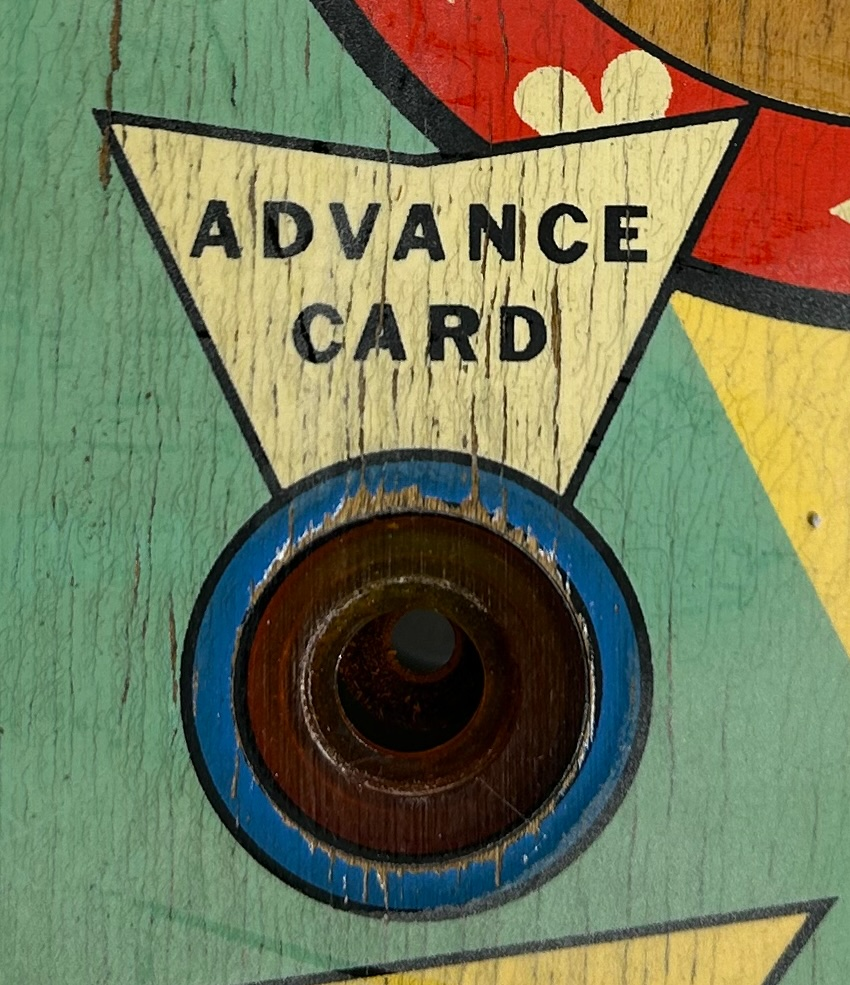
#> input picture images/CL advance card rollover.jpg, 850 x 985 px, given in place of page-1.png, which was not available
$ python ocr_one_rotation.py 5
#> lines starting #> are read from the running program, lines starting #| are printed output that depends on the picture
import sys, json, gc, time, traceback
from PIL import Image
Image.MAX_IMAGE_PIXELS = None
import pytesseract

SRC = "/sessions/kind-amazing-hopper/multiorient/page-1.png"
OUTDIR = "/sessions/kind-amazing-hopper/multiorient"

r = int(sys.argv[1])  # 0, 90, 180, 270

t0 = time.time()
im = Image.open(SRC).convert("L")  # grayscale, lighter memory than RGB
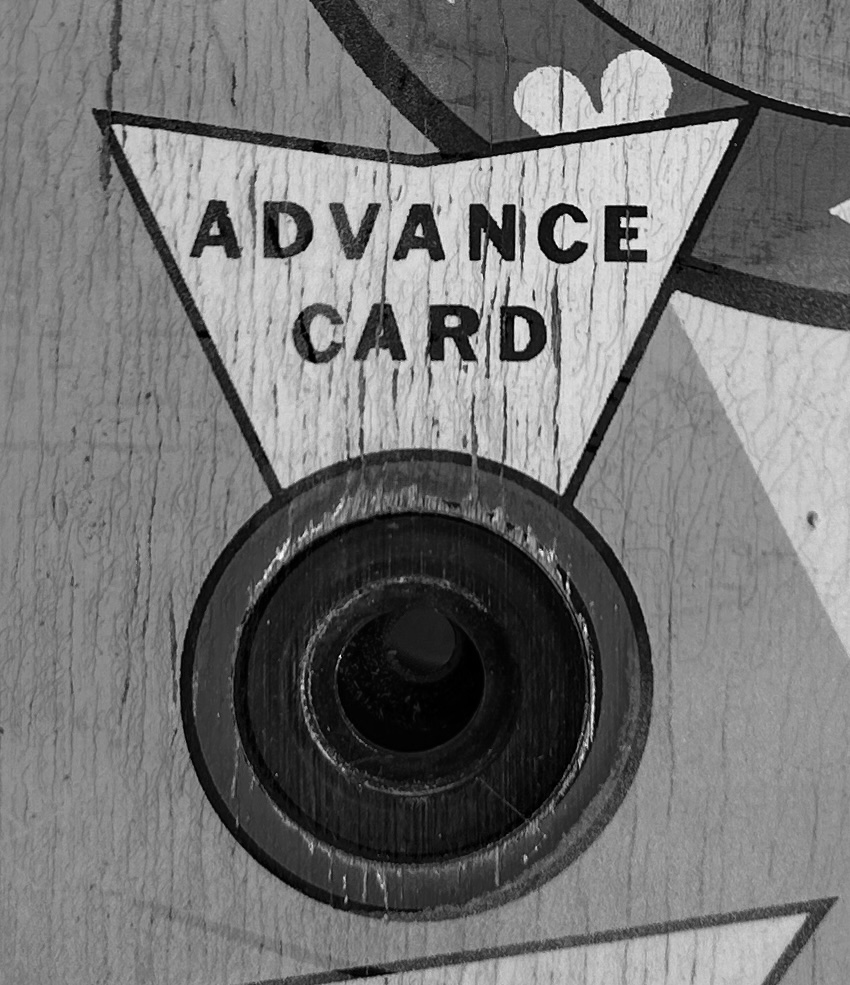
#> im: PIL image 850x985 L; min 0, max 254, mean 115.9
W, H = im.size
#> W = 850; H = 985
print("orig size", W, H, "rotation", r, flush=True)
#| orig size 850 985 rotation 5

if r == 0:
    rim = im
elif r == 90:
    rim = im.transpose(Image.ROTATE_90)
elif r == 180:
    rim = im.transpose(Image.ROTATE_180)
elif r == 270:
    rim = im.transpose(Image.ROTATE_270)
else:
#> (the run stopped early here; a loop or call above may not have finished)

$ run again, on images/CL advance card.jpg
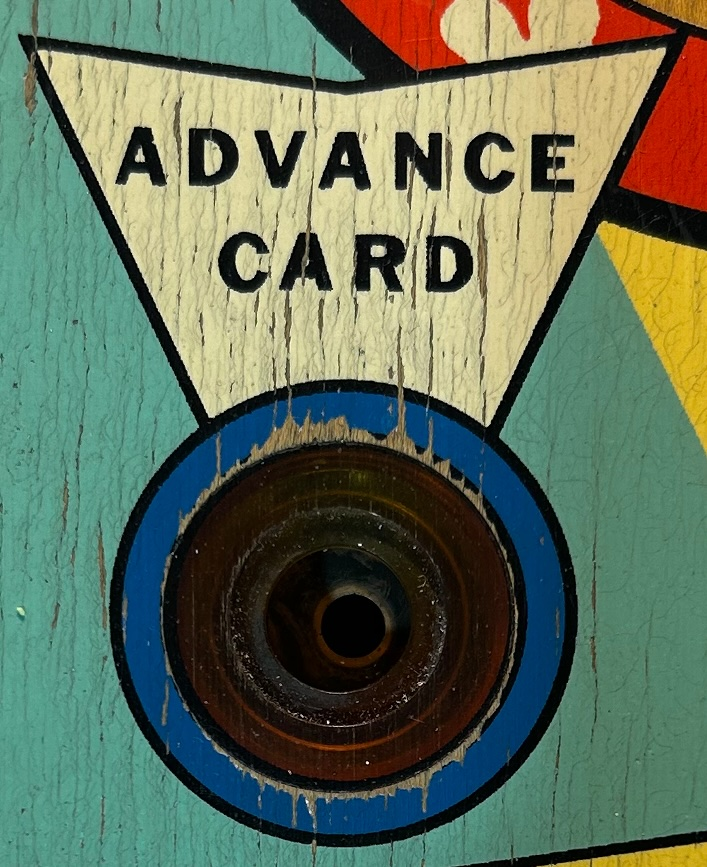
#> input picture images/CL advance card.jpg, 707 x 867 px, given in place of page-1.png, which was not available
#> `im = Image.open(SRC).convert("L")`:
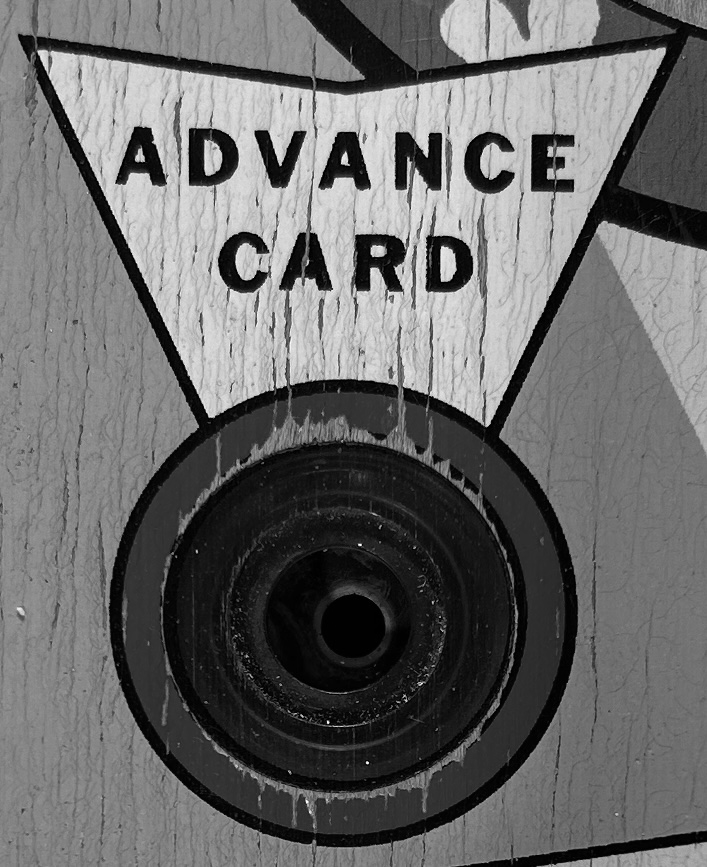
#> im: PIL image 707x867 L; min 0, max 254, mean 104.7
#| orig size 707 867 rotation 5

$ run again, on images/CL card value saucer.jpg
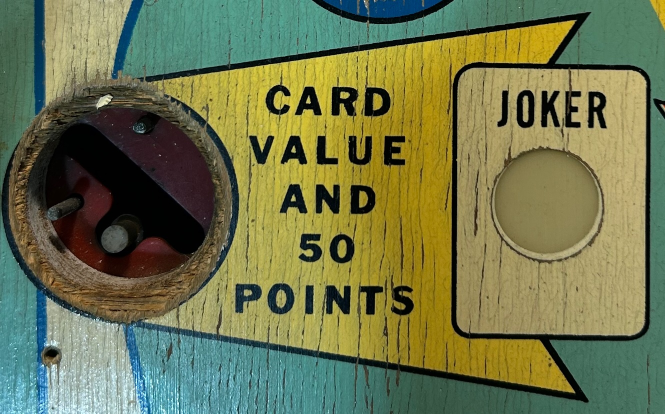
#> input picture images/CL card value saucer.jpg, 1330 x 827 px, given in place of page-1.png, which was not available (shown at 1/2 size)
#> `im = Image.open(SRC).convert("L")`:
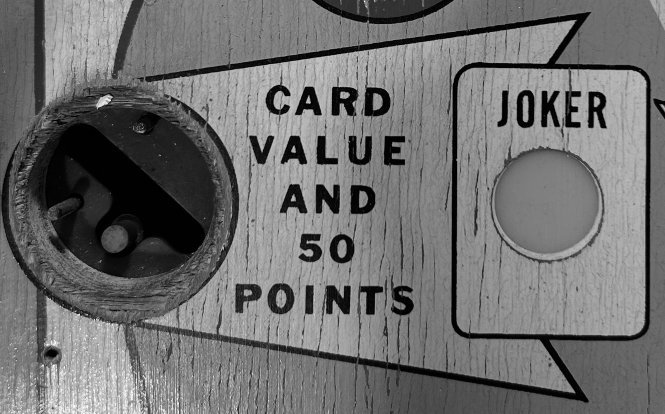
#> im: PIL image 1330x827 L (shown at 1/2 size); min 0, max 253, mean 110.5
#| orig size 1330 827 rotation 5
